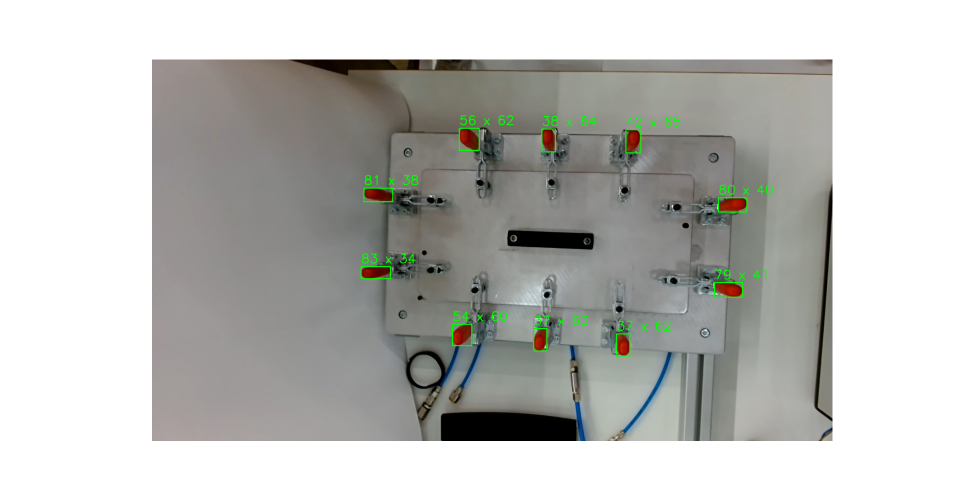
#> input picture CalibrationIMG1.png, 1920 x 991 px (shown at 1/2 size)
$ python -i findRectangels.py   (imports and definitions only)
#> lines starting #> are read from the running program, lines starting #| are printed output that depends on the picture; after the words box and inside, x2 and y2 are one past the last pixel; in counts of white or black regions, pixels touching at a corner belong together
#> further down, picture is the input picture: shape (991, 1920, 3); mean B, G, R 185.3, 188.6, 188.1
import cv2
import numpy as np
from getImage import getCvImage

def findSortedRectangles(image, show_image=False):

    # Load the image
    #image = getCvImage(image_path_closed, i)

    # Convert the image to HSV color space for color detection
#> called with show_image = False
    hsv_image = cv2.cvtColor(image, cv2.COLOR_BGR2HSV)
#> hsv_image: shape (991, 1920, 3); mean H, S, V 20.3, 11.6, 190.3

    # Define parameters for red color detection in HSV
    lower_red = np.array([0, 120, 70])
    upper_red = np.array([10, 255, 255])
    mask1 = cv2.inRange(hsv_image, lower_red, upper_red)
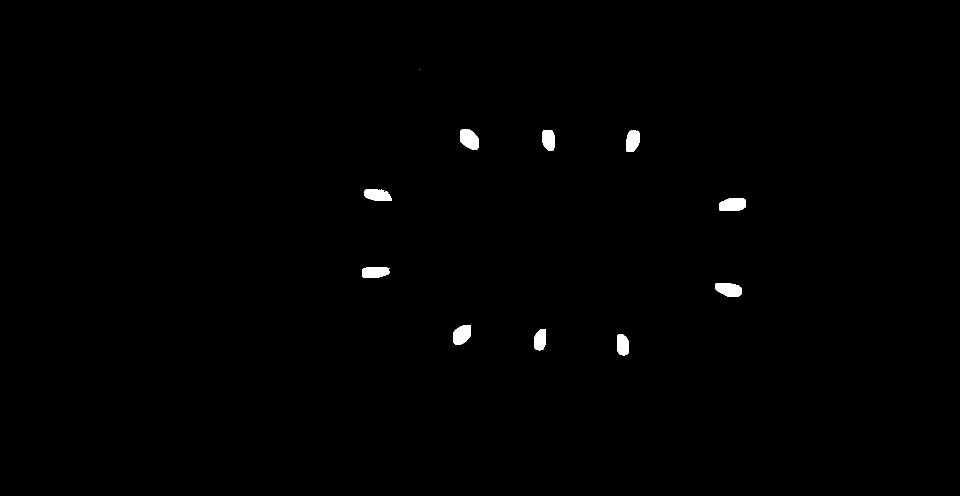
#> mask1: shape (991, 1920) (shown at 1/2 size); 0.54% white; 14 white regions (4 under 20 px), largest, box (x1, y1, x2, y2) and area: (1438, 397, 1492, 422) 1192, (920, 258, 957, 299) 1179, (1431, 567, 1484, 593) 1127

    # Range for upper red
    lower_red = np.array([170, 120, 70])
    upper_red = np.array([180, 255, 255])
    mask2 = cv2.inRange(hsv_image, lower_red, upper_red)
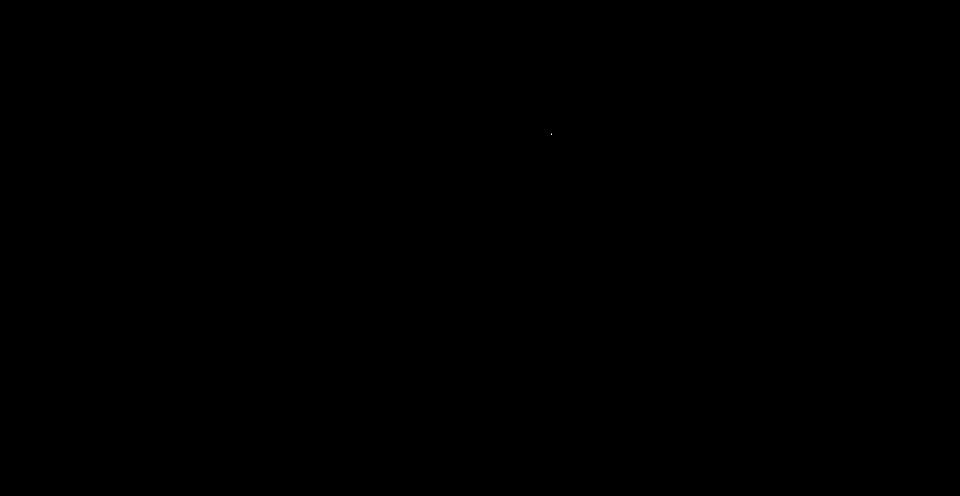
#> mask2: shape (991, 1920) (shown at 1/2 size); 0% white in thin lines or dots, all inside (x1, y1, x2, y2) = (1103, 267, 1104, 270)

    # Combine both masks
    mask = mask1 + mask2
#> mask: shape (991, 1920); 0.54% white; 14 white regions (4 under 20 px)

    # Find contours in the mask
    contours, _ = cv2.findContours(mask, cv2.RETR_EXTERNAL, cv2.CHAIN_APPROX_SIMPLE)
#> contours = 14 contours, 4 with area under 20; largest, box (x1, y1, x2, y2) and area: (1438, 397, 1492, 422) 1125, (920, 258, 957, 299) 1120, (1431, 567, 1484, 593) 1062, (907, 650, 942, 690) 1046, (729, 378, 784, 402) 970

    # Filter contours based on size and store bounding boxes
    levers = []
    for contour in contours:
        x, y, w, h = cv2.boundingRect(contour)
        if w * h > 1750:  # Filter out very small contours
            levers.append((x, y, w, h))
#> this loop made 14 passes
#> (x, y, w, h) on passes 1 to 12: (1235, 669, 23, 42), (1069, 659, 23, 42), (907, 650, 35, 40), (1431, 567, 53, 26), (779, 537, 1, 1), (724, 535, 56, 21), (1438, 397, 54, 25), (768, 381, 1, 1), (759, 378, 1, 1), (729, 378, 55, 24), (1253, 261, 27, 43), (1085, 260, 24, 42)
#> after the loop, levers = []


    # get width and height of the image
    height, width, _ = image.shape
#> height = 991; width = 1920

    # draw a point at the center of the image
    cv2.circle(image, (width // 2, height // 2), 5, (0, 0, 255), -1)
#> image: shape (991, 1920, 3); under 0.01% of pixels changed, all inside (x1, y1, x2, y2) = (955, 490, 966, 501)

    # sort the levers based on the angle between the center of the image and the center of the bounding box starting from the top right
    return sorted(levers, key=lambda lever: np.arctan2(lever[1] - height // 2, lever[0] - width // 2))


>>> import cv2
>>> picture = cv2.imread('CalibrationIMG1.png')
>>> result = findSortedRectangles(picture)
#> result = []

$ run again, on Bild10.png
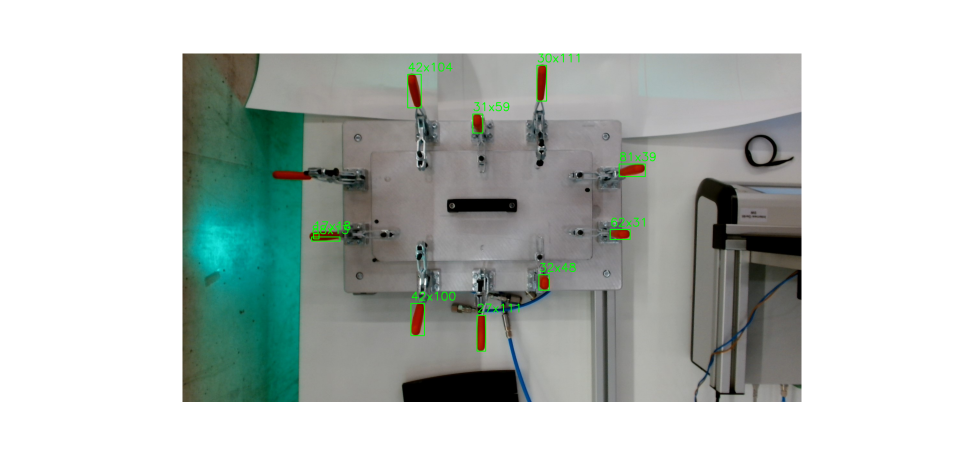
#> input picture Bild10.png, 1920 x 903 px (shown at 1/2 size)
#> picture is the input picture: shape (903, 1920, 3); mean B, G, R 188.5, 192.3, 184.8
#> hsv_image: shape (903, 1920, 3); mean H, S, V 28.6, 25.1, 193.8
#> in findSortedRectangles, `mask1 = cv2.inRange(hsv_image, lower_red, upper_red)`:
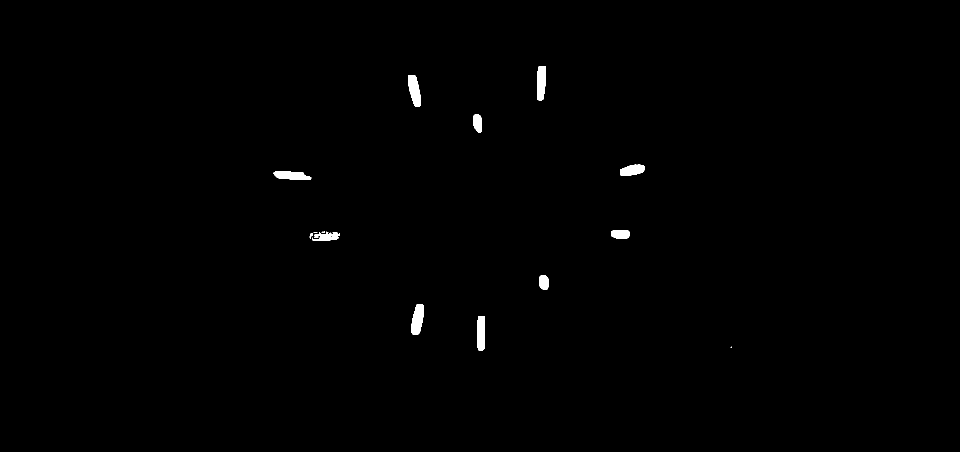
#> mask1: shape (903, 1920) (shown at 1/2 size); 0.48% white; 17 white regions (4 under 20 px)
#> mask2: shape (903, 1920); every value is 0
#> contours = 17 contours, 4 with area under 20; largest, box (x1, y1, x2, y2) and area: (823, 608, 847, 670) 1061, (817, 150, 841, 214) 1024, (1075, 132, 1092, 201) 967, (955, 632, 970, 701) 928, (547, 343, 623, 360) 874
#> the loop in findSortedRectangles, `for contour in contours:` made 17 passes
#> (x, y, w, h) on passes 1, 2, 3, 4, 6, 7, 8, 10: (1461, 693, 3, 3), (955, 632, 15, 69), (823, 608, 24, 62), (1079, 551, 18, 28), (625, 475, 53, 6), (628, 468, 9, 5), (619, 466, 7, 12), (638, 463, 42, 10)
#> after the loop in findSortedRectangles, `for contour in contours:`: levers = []
#> image: shape (903, 1920, 3); under 0.01% of pixels changed, all inside (x1, y1, x2, y2) = (955, 446, 966, 457)
